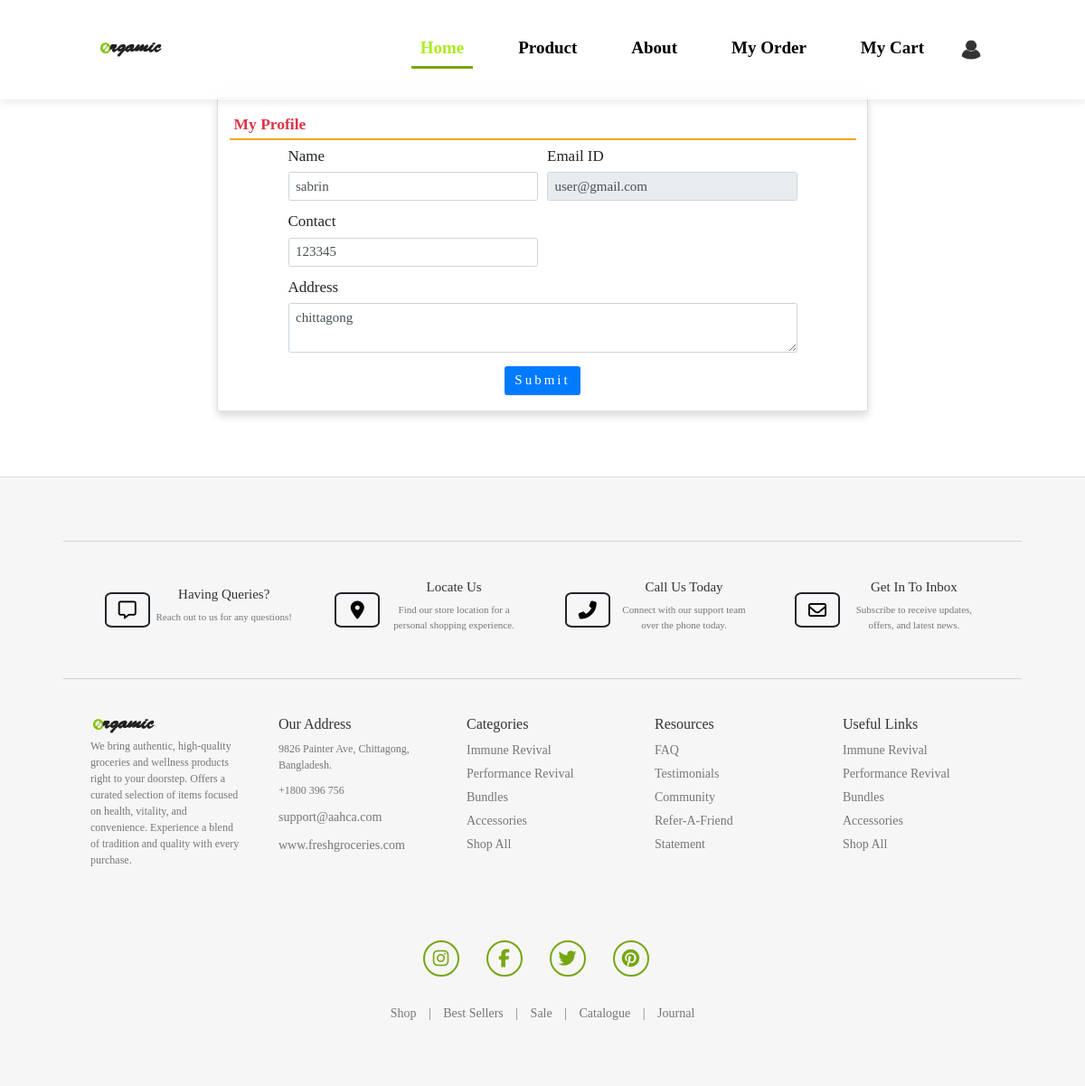
Page /update-profile/ (signed in) on the committed database.
### groceryapp/models.py (models this page shows, shortened)
class UserProfile(models.Model):
    user = models.ForeignKey (User, on_delete=models.CASCADE, null=True, blank=True)
    mobile = models.CharField(max_length=100, null=True, blank=True)
    address = models.TextField(null=True, blank=True)

### groceryapp/views.py (the view, shortened to what this page needs)
# urls.py: path('update-profile/', updateProfile, name="update-profile"),
def updateProfile(request):
    data = UserProfile.objects.get(user=request.user)
    return render(request, 'update-profile.html', locals())

### groceryapp/templates/update-profile.html (shortened to what this page needs)
{% extends 'main.html' %}
{% load static %}
{% block body %}
<link rel="stylesheet" href="https://maxcdn.bootstrapcdn.com/bootstrap/4.3.1/css/bootstrap.min.css">
<div class="card shadow" style="margin: 9% 4% 6% 4%; display: flex; justify-self: center;">
    <div class="card-body">
        <h3 class="p-2 text-danger" style="border-bottom: 2px solid orange; font-weight: bolder;">My Profile</h3>
        <div class="container-fluid">
            <form method="POST"  enctype="multipart/form-data" style="font-size: 17px;">
                <div class="form-row">
                    <div class="col-sm-6">
                        <div class="form-group">
                            <label>Name</label>
                            <input type="text" name="user_name" placeholder="Enter Your Name"  class="form-control" style="font-size: 15px;" value="{{data.user.username}}">
                        </div>
                    </div>
                    <div class="col-sm-6">
                        <div class="form-group">
                            <label>Email ID</label>
                            <input type="email" name="email" readonly placeholder="Email Address" required class="form-control" style="font-size: 15px;" value="{{data.user.email}}">
                        </div>
                    </div>
                    <div class="col-sm-6">
                        <div class="form-group">
                            <label>Contact</label>
                            <input type="text" name="mobile" placeholder="Contact Number" required class="form-control" style="font-size: 15px;" value="{{data.mobile}}">
                        </div>
                    </div>
                    <div class="col-sm-12">
                        <div class="form-group">
                            <label>Address</label>
                            <textarea name="address" class="form-control" style="font-size: 15px;" placeholder="Full Address">{{data.address}}</textarea>
                        </div>
                    </div>
                </div>
                <input type="submit" value="Submit" class="m-2 px-3 btn btn-primary" style="font-size: 15px;">
            </form>
        </div>
    </div>
</div>
{% endblock %}

### groceryapp/static/style.css (style rules this page uses)
* { margin: 0; padding: 0; box-sizing: border-box; text-decoration: none; border: none; outline: none; font-family: cursive; }
html { font-size: 62.5%; }
body { width: 100%; height: 100vh; overflow-x: hidden; background-color: rgb(255, 255, 255); color: rgb(0, 0, 0); }
.btn { display: inline-block; padding: 1rem 2.8rem; background-color: black; border-radius: 4rem; font-size: 1.6rem; color: white; letter-spacing: 0.3rem; font-weight: 600; border: 2px solid #77a612; transition: 0.3s ease; cursor: pointer; }
.card { display: flex; flex-direction: column; width: 60%; background-color: white; border-radius: 10px; box-shadow: 0 4px 15px rgba(0, 0, 0, 0.5); overflow: hidden; position: relative; transition: transform 0.3s, filter 0.3s; }
form { display: flex; align-items: center; justify-content: center; flex-direction: column; padding: 0rem 5rem; transition: all 0.2s 0.7s; overflow: hidden; grid-column: 1 / 2; grid-row: 1 / 2; }

### rows in the picture
UserProfile: user_name "sabrin", email "user@gmail.com", mobile "123345", address "chittagong"
